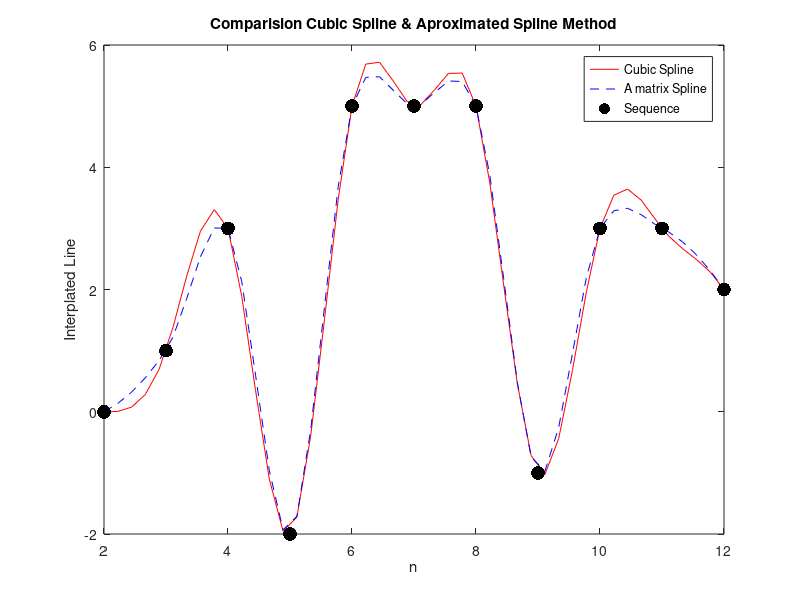

The MATLAB script that drew this image:
clc;
clear;
close all;

%%%%%%%%%%%%%%%%%%% Matrix A Interpolation
A =[-0.5 1.5 -1.5 0.5; 1 -2.5 2 -0.5;-0.5 0 0.5 0;0 1 0 0];
f = [0 0 1 3 -2 5 5 5 -1 3 3 2 0 0];

step=1/4.5;

p_n = (3:-1:0).';
p=0;
for n=2:step:length(f)-2
    p = p+1;
    f_n(p) = fix(n);               %%% fixed value of n
    d_n = n-f_n(p);                %%% delta_n
    points = f(f_n(p)-1:f_n(p)+2); %%% extract 4  points in order to interolate
    Coef = A*points.';             %%% calculate coeficients
    f_A(p) = Coef.' * d_n.^ p_n;   %%% calulate interpolated point
    
end

ind_5=find(f_n==5);                          %%% indices include f(5)
ind_7=find(f_n==7);                          %%% indices include f(7)
f_A_5_7 = f_A(ind_5(1):ind_7(end))         %%% interpolated Data Between 5 and 7



%%%%%%%%%%%%%%%% Cubic Spline Interpolation 

Cubic_Coef = load('Cubic_Coef.txt')         %% Coeficient for Cubic Spline Method

%%% Y is Si(xi)
for j=1:12
    Y(j) = f(j) - 2*f(j+1) + f(j+2);
end

M = 6.* inv(Cubic_Coef)*Y.' ;                %% M is the second derivative matrice [Si"(xi)]
M = [M(1);M;M(12)];                          %% Update M and calculate M_1 and M_14

%%%%% calculate a , b , c , d 
M_1 = M(2:end);
f_1 = f(2:end);

M_0 = M(1:12); M_1 = M_1(1:12); 
f_0 = f(1:12).'; f_1 = f_1(1:12).';

a = (M_1 - M_0)/6;
b = M_0/2;
c = (f_1 - f_0) - ((M_1 + 2*M_0)/6);
d = f_0;


p=0;
for n=2:step:length(f)-2
    p = p+1;
    n_Cubic(p) = fix(n);
    d_n = n-n_Cubic(p);
    points = f(n_Cubic(p)-1:n_Cubic(p)+2);
    Coef = [a(n_Cubic(p)) ;b(n_Cubic(p)) ;c(n_Cubic(p)) ;d(n_Cubic(p))];   
    f_Cubic(p) = Coef.' * d_n.^ p_n;
end

ind_5=find(n_Cubic==5);                     %%% indices include f(5)
ind_7=find(n_Cubic==7);
%%% indices include f(7)
f_Cubic_5_7 = f_Cubic(ind_5(1):ind_7(end)) %%% interpolated Data Between 5 and 7

%%%% Calculate rms error 
rms_Error = norm(f_Cubic - f_A)/norm(f_Cubic)*100

%%%% Plotiing Cubic and Aproximated Method
t = (2:step:length(f)-2);
figure;
plot(t,f_Cubic,'r'); hold on;
plot(t,f_A,'b--'); hold on;
plot(2:length(f)-2,f(2:length(f)-2),'k.','MarkerSize',30);
xlabel('n'), ylabel('Interplated Line') , title('Comparision Cubic Spline & Aproximated Spline Method')
legend('Cubic Spline','A matrix Spline','Sequence')


